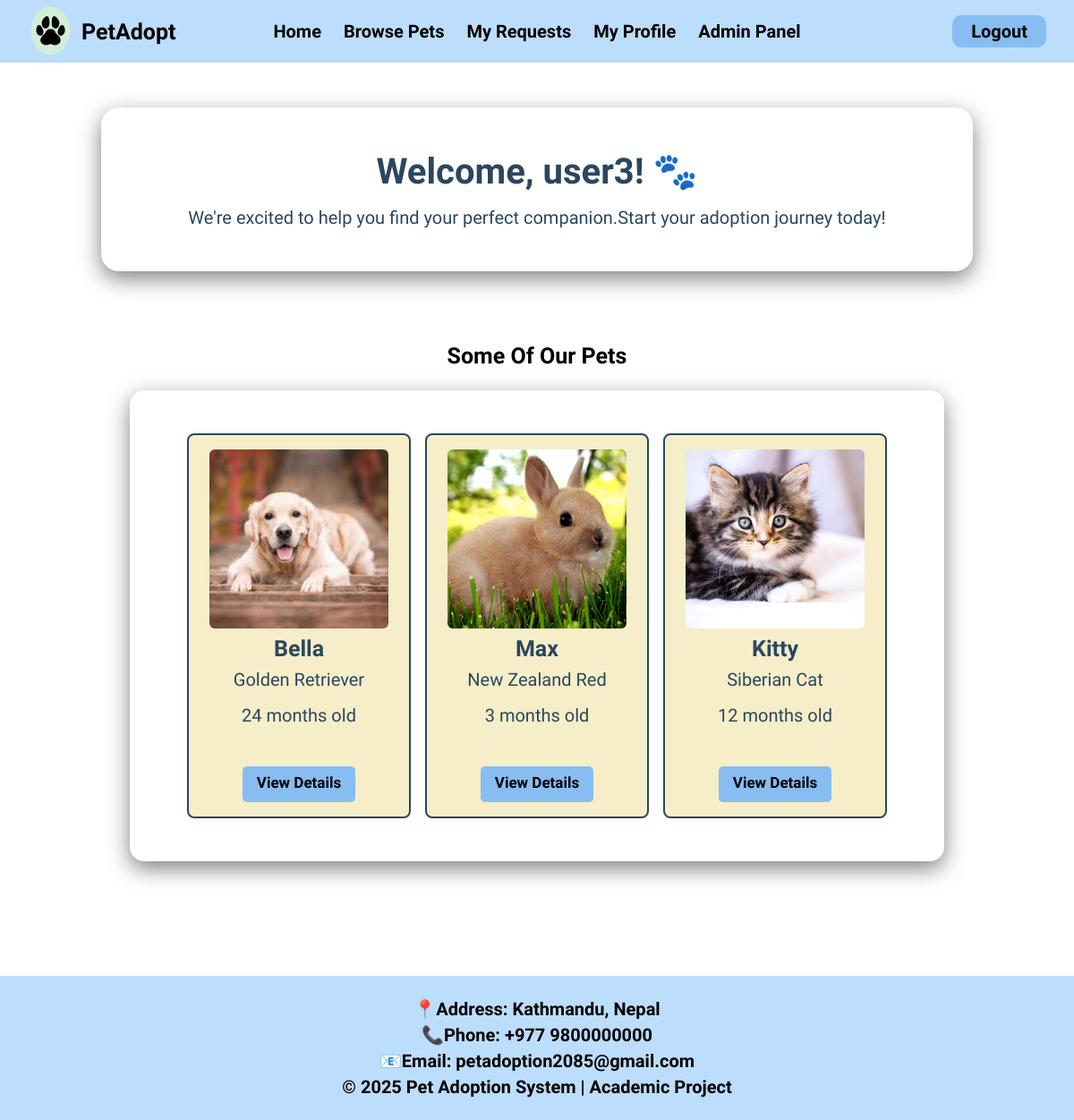
The page /user.php (signed in) on the database its author committed.
### tables this page shows
CREATE TABLE `users` (
  `id` int(11) NOT NULL AUTO_INCREMENT,
  `full_name` varchar(255) NOT NULL,
  `email` varchar(255) NOT NULL,
  `phone_num` varchar(10) NOT NULL,
  `password` varchar(255) NOT NULL,
  `role` enum('user','admin','superadmin') NOT NULL DEFAULT 'user',
  `pet_id` int(11) DEFAULT NULL,
  PRIMARY KEY (`id`),
  UNIQUE KEY `email` (`email`),
  UNIQUE KEY `phone_num` (`phone_num`),
  KEY `pet_id` (`pet_id`)
);

CREATE TABLE `pets` (
  `id` int(11) NOT NULL AUTO_INCREMENT,
  `name` varchar(255) NOT NULL,
  `age` int(11) NOT NULL,
  `gender` enum('Male','Female') NOT NULL,
  `breed` varchar(255) NOT NULL,
  `price` varchar(255) NOT NULL,
  `status` enum('available','adopted') NOT NULL DEFAULT 'available',
  `image` varchar(255) NOT NULL,
  `category` enum('dog','cat','rabbit') NOT NULL,
  `description` text NOT NULL,
  PRIMARY KEY (`id`)
);

### user.php (the view, shortened to what this page needs)
<?php
include("navbar.php");
$user_id=$_SESSION['id'];
$query="SELECT full_name, email, phone_num, role FROM users WHERE id='$user_id'";
$result=mysqli_query($con, $query);
$user=mysqli_fetch_assoc($result);
$pets_query="SELECT * FROM pets WHERE status= 'available' LIMIT 3";
$pets_result= mysqli_query($con, $pets_query);
?>
<!DOCTYPE html>
<html>
    <head>
    <link rel="stylesheet" href="assets/css/style.css">
    </head>
    <body>
        <div class="dashboard">
            <section class="welcome">
                <h1>Welcome, <?php echo$user['full_name'] ?>! 🐾</h1>
                <p>We're excited to help you find your perfect companion.Start  your adoption journey today!</p>
            </section>
            <section class="pets">
                <h2>Some Of Our Pets</h2>
                <div class="pet-grid">
                    <?php if($pets_result && mysqli_num_rows($pets_result)>0): ?>
                        <?php while($pet=mysqli_fetch_assoc($pets_result)): ?>
                            <div class="pet-card">
                                <img src="assets/Images/<?php echo $pet['image'] ?? 'default_pet.jpg'; ?>" alt="<?php echo $pet['name']?>">
                                <h2><?php echo htmlspecialchars($pet['name']); ?></h2>
                                <p><?php echo htmlspecialchars($pet['breed']); ?></p>
                                <p> <?php echo $pet['age']; ?> months old</p><br>
                                <a href="pet-details.php?id=<?php echo $pet['id']; ?>" class="adopt-btn">View Details</a>
                            </div>
                        <?php endwhile; ?>
                    <?php else: ?>
                        <h1 style="color:red">No pets available at the moment 😿</h1>
                    <?php endif; ?>
                </div>
            </section>
        </div>
    </body>
</html>
<?php include('footer.php') ?>

### assets/css/style.css (style rules this page uses)
* { margin: 0; padding: 0; box-sizing: border-box; font-family: "Agdasima", sans-serif; }
body { display: flex; flex-direction: column; }
a { text-decoration: none; }
.pets { text-align: center; padding: 3rem 2rem; }
.pets h2 { margin-bottom: 1.5rem; font-size: 25px; }
.pet-grid { display: flex; justify-content: center; gap: 1rem; flex-wrap: wrap; border-radius: 16px; padding: 3rem 1.5rem; box-shadow: 0 8px 25px rgba(0, 0, 0, 0.5); }
.pet-card { background-color: #f5eec8; border: 2px solid #2b4660; border-radius: 8px; padding: 1rem; width: 250px; text-align: center; }
.pet-card img { width: 200px; height: 200px; object-fit: cover; border-radius: 6px; }
.pets p { margin-bottom: 1rem; font-size: 20px; color: #2b4660; }
.pet-card h2 { color: #2b4660; margin: 0.5rem 0; }
.adopt-btn { text-decoration: none; background-color: #88bdf2; color: black; border: none; width: auto; padding: 0.5rem 1rem; border-radius: 5px; cursor: pointer; height: 40px; font-size: 17px; font-weight: bold; text-align: center; display: inline-block; margin-top: 10px; }
.dashboard { max-width: 1200px; margin: 0 auto; padding: 2rem; }
.dashboard .pet-grid { padding: 3rem 4rem; }
.welcome { text-align: center; padding: 3rem 2rem; border-radius: 20px; box-shadow: 0 8px 25px rgba(0, 0, 0, 0.5); margin-bottom: 2rem; margin-top: 5.5rem; }
.welcome h1 { font-size: 2.5rem; margin-bottom: 1rem; color: #2b4660; }
.welcome p { font-size: 20px; color: #2b4660; }

### rows shown on the page
users: full_name "user3"
pets: image (picture), name "Bella", breed "Golden Retriever", age "24"
pets: image (picture), name "Max", breed "New Zealand Red", age "3"
pets: image (picture), name "Kitty", breed "Siberian Cat", age "12"
